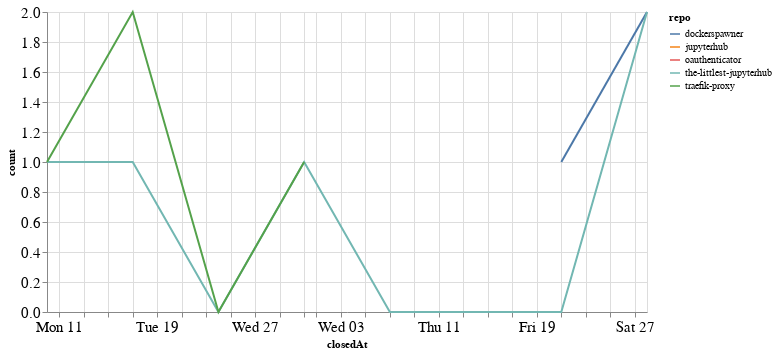

Here is the notebook cell this chart was saved with:
### Code cell
closed_by_time = closed_by.groupby('repo').resample('W', on='closedAt').count()['author'].reset_index()
closed_by_time = closed_by_time.rename(columns={'author': 'count'})

alt.Chart(closed_by_time, width=600).mark_line().encode(
    x='closedAt',
    y='count',
    color='repo',
    tooltip="repo"
)

### Figure 1 — Vega-Lite specification as saved in the notebook (floating-point values rounded to 4 significant figures)
{"config": {"axisLeft": {"labelFontSize": 15}, "axisBottom": {"labelFontSize": 15}}, "data": {"name": "data-e7fcd3f31c704dc477935d83b58db04e"}, "mark": "line", "encoding": {"color": {"type": "nominal", "field": "repo"}, "tooltip": {"type": "nominal", "field": "repo"}, "x": {"type": "temporal", "field": "closedAt"}, "y": {"type": "quantitative", "field": "count"}}, "width": 600, "$schema": "https://vega.github.io/schema/vega-lite/v4.8.1.json", "datasets": {"data-e7fcd3f31c704dc477935d83b58db04e": [{"repo": "dockerspawner", "closedAt": "2020-06-21T00:00:00", "count": 1}, {"repo": "dockerspawner", "closedAt": "2020-06-28T00:00:00", "count": 2}, {"repo": "jupyterhub", "closedAt": "2020-06-14T00:00:00", "count": 1}, {"repo": "oauthenticator", "closedAt": "2020-06-21T00:00:00", "count": 1}, {"repo": "the-littlest-jupyterhub", "closedAt": "2020-05-10T00:00:00", "count": 1}, {"repo": "the-littlest-jupyterhub", "closedAt": "2020-05-17T00:00:00", "count": 1}, {"repo": "the-littlest-jupyterhub", "closedAt": "2020-05-24T00:00:00", "count": 0}, {"repo": "the-littlest-jupyterhub", "closedAt": "2020-05-31T00:00:00", "count": 1}, {"repo": "the-littlest-jupyterhub", "closedAt": "2020-06-07T00:00:00", "count": 0}, {"repo": "the-littlest-jupyterhub", "closedAt": "2020-06-14T00:00:00", "count": 0}, {"repo": "the-littlest-jupyterhub", "closedAt": "2020-06-21T00:00:00", "count": 0}, {"repo": "the-littlest-jupyterhub", "closedAt": "2020-06-28T00:00:00", "count": 2}, {"repo": "traefik-proxy", "closedAt": "2020-05-10T00:00:00", "count": 1}, {"repo": "traefik-proxy", "closedAt": "2020-05-17T00:00:00", "count": 2}, {"repo": "traefik-proxy", "closedAt": "2020-05-24T00:00:00", "count": 0}, {"repo": "traefik-proxy", "closedAt": "2020-05-31T00:00:00", "count": 1}]}}
